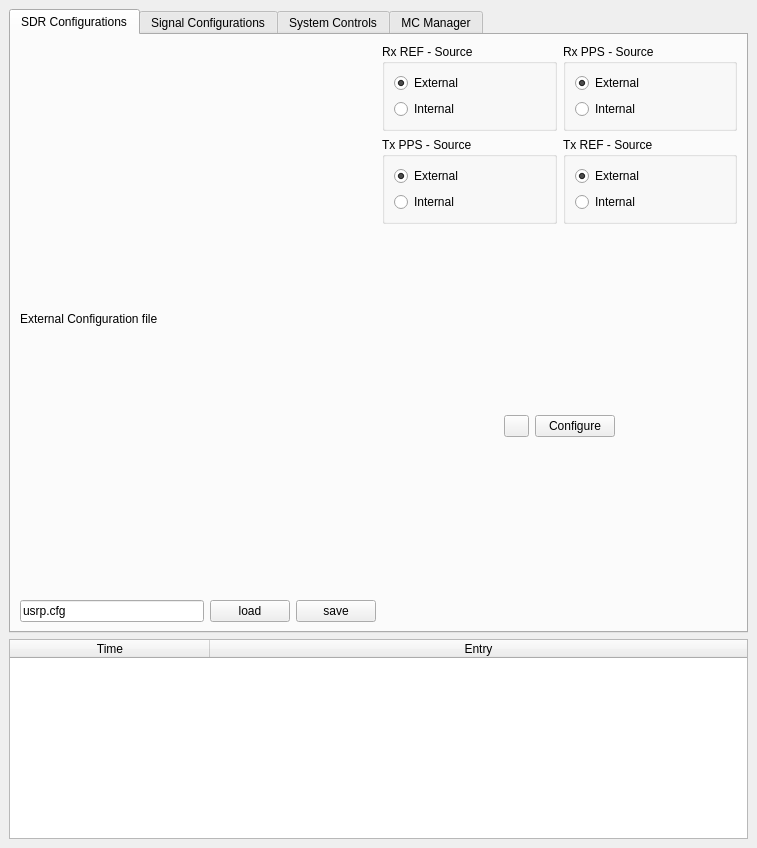
<?xml version="1.0" encoding="UTF-8"?>
<ui version="4.0">
 <class>mainGUI</class>
 <widget class="QMainWindow" name="mainGUI">
  <property name="geometry">
   <rect>
    <x>0</x>
    <y>0</y>
    <width>757</width>
    <height>848</height>
   </rect>
  </property>
  <property name="windowTitle">
   <string>mainGUI</string>
  </property>
  <widget class="QWidget" name="centralwidget">
   <property name="sizePolicy">
    <sizepolicy hsizetype="Expanding" vsizetype="Expanding">
     <horstretch>1</horstretch>
     <verstretch>1</verstretch>
    </sizepolicy>
   </property>
   <property name="maximumSize">
    <size>
     <width>16777215</width>
     <height>16777215</height>
    </size>
   </property>
   <property name="autoFillBackground">
    <bool>false</bool>
   </property>
   <layout class="QVBoxLayout" name="verticalLayout_5">
    <item>
     <widget class="QTabWidget" name="tabWidget">
      <property name="sizePolicy">
       <sizepolicy hsizetype="Expanding" vsizetype="Expanding">
        <horstretch>1</horstretch>
        <verstretch>1</verstretch>
       </sizepolicy>
      </property>
      <property name="minimumSize">
       <size>
        <width>0</width>
        <height>0</height>
       </size>
      </property>
      <property name="maximumSize">
       <size>
        <width>16777215</width>
        <height>16777215</height>
       </size>
      </property>
      <property name="currentIndex">
       <number>0</number>
      </property>
      <widget class="QWidget" name="tab">
       <property name="sizePolicy">
        <sizepolicy hsizetype="Expanding" vsizetype="Expanding">
         <horstretch>0</horstretch>
         <verstretch>0</verstretch>
        </sizepolicy>
       </property>
       <attribute name="title">
        <string>SDR Configurations</string>
       </attribute>
       <layout class="QGridLayout" name="gridLayout_2">
        <item row="0" column="0">
         <layout class="QHBoxLayout" name="horizontalLayout_16">
          <item>
           <layout class="QVBoxLayout" name="verticalLayout_12">
            <property name="sizeConstraint">
             <enum>QLayout::SetNoConstraint</enum>
            </property>
            <item>
             <layout class="QVBoxLayout" name="verticalLayout_3">
              <item>
               <widget class="QLabel" name="label_3">
                <property name="text">
                 <string>External Configuration file</string>
                </property>
               </widget>
              </item>
              <item>
               <layout class="QHBoxLayout" name="horizontalLayout_3">
                <item>
                 <widget class="QLineEdit" name="lineEdit_cfg_file">
                  <property name="inputMask">
                   <string/>
                  </property>
                  <property name="text">
                   <string>usrp.cfg</string>
                  </property>
                 </widget>
                </item>
                <item>
                 <widget class="QPushButton" name="button_load_cfg">
                  <property name="text">
                   <string>load</string>
                  </property>
                 </widget>
                </item>
                <item>
                 <widget class="QPushButton" name="button_save_cf">
                  <property name="text">
                   <string>save</string>
                  </property>
                 </widget>
                </item>
               </layout>
              </item>
             </layout>
            </item>
           </layout>
          </item>
          <item>
           <layout class="QVBoxLayout" name="verticalLayout_10">
            <property name="sizeConstraint">
             <enum>QLayout::SetNoConstraint</enum>
            </property>
            <item>
             <layout class="QHBoxLayout" name="horizontalLayout">
              <item>
               <widget class="QGroupBox" name="groupBox_rx_ref">
                <property name="title">
                 <string>Rx REF - Source</string>
                </property>
                <property name="checkable">
                 <bool>false</bool>
                </property>
                <layout class="QVBoxLayout" name="verticalLayout_14">
                 <item>
                  <widget class="QRadioButton" name="rbutton_tx_ref_ext_3">
                   <property name="text">
                    <string>External</string>
                   </property>
                   <property name="checked">
                    <bool>true</bool>
                   </property>
                   <property name="autoExclusive">
                    <bool>true</bool>
                   </property>
                   <attribute name="buttonGroup">
                    <string notr="true">buttonGroup_rx_ref</string>
                   </attribute>
                  </widget>
                 </item>
                 <item>
                  <widget class="QRadioButton" name="rbutton_tx_ref_int_3">
                   <property name="text">
                    <string>Internal</string>
                   </property>
                   <property name="autoExclusive">
                    <bool>true</bool>
                   </property>
                   <attribute name="buttonGroup">
                    <string notr="true">buttonGroup_rx_ref</string>
                   </attribute>
                  </widget>
                 </item>
                </layout>
               </widget>
              </item>
              <item>
               <widget class="QGroupBox" name="groupBox_rx_pps">
                <property name="title">
                 <string>Rx PPS - Source</string>
                </property>
                <property name="checkable">
                 <bool>false</bool>
                </property>
                <layout class="QVBoxLayout" name="verticalLayout_13">
                 <item>
                  <widget class="QRadioButton" name="rbutton_rx_pps_ext">
                   <property name="text">
                    <string>External</string>
                   </property>
                   <property name="checked">
                    <bool>true</bool>
                   </property>
                   <property name="autoExclusive">
                    <bool>true</bool>
                   </property>
                   <attribute name="buttonGroup">
                    <string notr="true">buttonGroup_rx_pps</string>
                   </attribute>
                  </widget>
                 </item>
                 <item>
                  <widget class="QRadioButton" name="rbutton_rx_pps_int">
                   <property name="text">
                    <string>Internal</string>
                   </property>
                   <property name="autoExclusive">
                    <bool>true</bool>
                   </property>
                   <attribute name="buttonGroup">
                    <string notr="true">buttonGroup_rx_pps</string>
                   </attribute>
                  </widget>
                 </item>
                </layout>
               </widget>
              </item>
             </layout>
            </item>
            <item>
             <layout class="QHBoxLayout" name="horizontalLayout_2">
              <item>
               <widget class="QGroupBox" name="groupBox_tx_pps">
                <property name="title">
                 <string>Tx PPS - Source</string>
                </property>
                <property name="checkable">
                 <bool>false</bool>
                </property>
                <layout class="QVBoxLayout" name="verticalLayout_15">
                 <item>
                  <widget class="QRadioButton" name="rbutton_tx_pps_ext">
                   <property name="text">
                    <string>External</string>
                   </property>
                   <property name="checked">
                    <bool>true</bool>
                   </property>
                   <property name="autoExclusive">
                    <bool>true</bool>
                   </property>
                   <attribute name="buttonGroup">
                    <string notr="true">buttonGroup_tx_pps</string>
                   </attribute>
                  </widget>
                 </item>
                 <item>
                  <widget class="QRadioButton" name="rbutton_tx_pps_int">
                   <property name="text">
                    <string>Internal</string>
                   </property>
                   <property name="autoExclusive">
                    <bool>true</bool>
                   </property>
                   <attribute name="buttonGroup">
                    <string notr="true">buttonGroup_tx_pps</string>
                   </attribute>
                  </widget>
                 </item>
                </layout>
               </widget>
              </item>
              <item>
               <widget class="QGroupBox" name="groupBox_tx_ref">
                <property name="title">
                 <string>Tx REF - Source</string>
                </property>
                <property name="checkable">
                 <bool>false</bool>
                </property>
                <layout class="QVBoxLayout" name="verticalLayout_16">
                 <item>
                  <widget class="QRadioButton" name="rbutton_tx_ref_ext">
                   <property name="text">
                    <string>External</string>
                   </property>
                   <property name="checked">
                    <bool>true</bool>
                   </property>
                   <property name="autoExclusive">
                    <bool>true</bool>
                   </property>
                   <attribute name="buttonGroup">
                    <string notr="true">buttonGroup_tx_ref</string>
                   </attribute>
                  </widget>
                 </item>
                 <item>
                  <widget class="QRadioButton" name="rbutton_tx_ref_int">
                   <property name="text">
                    <string>Internal</string>
                   </property>
                   <property name="autoExclusive">
                    <bool>true</bool>
                   </property>
                   <attribute name="buttonGroup">
                    <string notr="true">buttonGroup_tx_ref</string>
                   </attribute>
                  </widget>
                 </item>
                </layout>
               </widget>
              </item>
             </layout>
            </item>
            <item>
             <spacer name="verticalSpacer_3">
              <property name="orientation">
               <enum>Qt::Vertical</enum>
              </property>
              <property name="sizeHint" stdset="0">
               <size>
                <width>20</width>
                <height>40</height>
               </size>
              </property>
             </spacer>
            </item>
            <item>
             <layout class="QHBoxLayout" name="configure_button_layout">
              <item>
               <spacer name="horizontalSpacer_12">
                <property name="orientation">
                 <enum>Qt::Horizontal</enum>
                </property>
                <property name="sizeHint" stdset="0">
                 <size>
                  <width>40</width>
                  <height>20</height>
                 </size>
                </property>
               </spacer>
              </item>
              <item>
               <widget class="QPushButton" name="indicator_configuration_set">
                <property name="maximumSize">
                 <size>
                  <width>25</width>
                  <height>16777215</height>
                 </size>
                </property>
                <property name="text">
                 <string/>
                </property>
               </widget>
              </item>
              <item>
               <widget class="QPushButton" name="button_apply_config">
                <property name="text">
                 <string>Configure</string>
                </property>
               </widget>
              </item>
              <item>
               <spacer name="horizontalSpacer_13">
                <property name="orientation">
                 <enum>Qt::Horizontal</enum>
                </property>
                <property name="sizeHint" stdset="0">
                 <size>
                  <width>40</width>
                  <height>20</height>
                 </size>
                </property>
               </spacer>
              </item>
             </layout>
            </item>
            <item>
             <spacer name="verticalSpacer_4">
              <property name="orientation">
               <enum>Qt::Vertical</enum>
              </property>
              <property name="sizeHint" stdset="0">
               <size>
                <width>20</width>
                <height>40</height>
               </size>
              </property>
             </spacer>
            </item>
           </layout>
          </item>
         </layout>
        </item>
       </layout>
      </widget>
      <widget class="QWidget" name="tab_2">
       <attribute name="title">
        <string>Signal Configurations</string>
       </attribute>
       <layout class="QGridLayout" name="gridLayout_3">
        <item row="0" column="0">
         <layout class="QHBoxLayout" name="horizontalLayout_21">
          <item>
           <widget class="QPushButton" name="indicator_sig_config">
            <property name="maximumSize">
             <size>
              <width>25</width>
              <height>16777215</height>
             </size>
            </property>
            <property name="palette">
             <palette>
              <active>
               <colorrole role="Button">
                <brush brushstyle="SolidPattern">
                 <color alpha="255">
                  <red>246</red>
                  <green>97</green>
                  <blue>81</blue>
                 </color>
                </brush>
               </colorrole>
              </active>
              <inactive>
               <colorrole role="Button">
                <brush brushstyle="SolidPattern">
                 <color alpha="255">
                  <red>246</red>
                  <green>97</green>
                  <blue>81</blue>
                 </color>
                </brush>
               </colorrole>
              </inactive>
              <disabled>
               <colorrole role="Button">
                <brush brushstyle="SolidPattern">
                 <color alpha="255">
                  <red>246</red>
                  <green>97</green>
                  <blue>81</blue>
                 </color>
                </brush>
               </colorrole>
              </disabled>
             </palette>
            </property>
            <property name="text">
             <string/>
            </property>
           </widget>
          </item>
          <item>
           <widget class="QLineEdit" name="lineEdit_sig_config">
            <property name="text">
             <string>/home/jr/workspace/caa_project/build-caa_project-Desktop_Qt_5_15_2_GCC_64bit-Debug/sys_last_params.mat</string>
            </property>
           </widget>
          </item>
          <item>
           <widget class="QPushButton" name="button_load_data">
            <property name="text">
             <string>Load</string>
            </property>
           </widget>
          </item>
         </layout>
        </item>
        <item row="1" column="0">
         <spacer name="verticalSpacer_2">
          <property name="orientation">
           <enum>Qt::Vertical</enum>
          </property>
          <property name="sizeHint" stdset="0">
           <size>
            <width>20</width>
            <height>40</height>
           </size>
          </property>
         </spacer>
        </item>
       </layout>
      </widget>
      <widget class="QWidget" name="tab_3">
       <attribute name="title">
        <string>System Controls</string>
       </attribute>
       <layout class="QGridLayout" name="gridLayout_4">
        <item row="0" column="0">
         <layout class="QVBoxLayout" name="verticalLayout_7">
          <item>
           <widget class="QGroupBox" name="groupBox_6">
            <property name="title">
             <string>Transmission</string>
            </property>
            <layout class="QHBoxLayout" name="horizontalLayout_19">
             <item>
              <widget class="QPushButton" name="indicator_tx_in_progress">
               <property name="maximumSize">
                <size>
                 <width>25</width>
                 <height>16777215</height>
                </size>
               </property>
               <property name="palette">
                <palette>
                 <active>
                  <colorrole role="Button">
                   <brush brushstyle="SolidPattern">
                    <color alpha="255">
                     <red>246</red>
                     <green>97</green>
                     <blue>81</blue>
                    </color>
                   </brush>
                  </colorrole>
                 </active>
                 <inactive>
                  <colorrole role="Button">
                   <brush brushstyle="SolidPattern">
                    <color alpha="255">
                     <red>246</red>
                     <green>97</green>
                     <blue>81</blue>
                    </color>
                   </brush>
                  </colorrole>
                 </inactive>
                 <disabled>
                  <colorrole role="Button">
                   <brush brushstyle="SolidPattern">
                    <color alpha="255">
                     <red>246</red>
                     <green>97</green>
                     <blue>81</blue>
                    </color>
                   </brush>
                  </colorrole>
                 </disabled>
                </palette>
               </property>
               <property name="text">
                <string/>
               </property>
              </widget>
             </item>
             <item>
              <widget class="QLabel" name="label_tx_duration">
               <property name="minimumSize">
                <size>
                 <width>60</width>
                 <height>0</height>
                </size>
               </property>
               <property name="maximumSize">
                <size>
                 <width>60</width>
                 <height>16777215</height>
                </size>
               </property>
               <property name="text">
                <string>00:00:00</string>
               </property>
              </widget>
             </item>
             <item>
              <widget class="QPushButton" name="button_transmit">
               <property name="enabled">
                <bool>false</bool>
               </property>
               <property name="text">
                <string>start</string>
               </property>
              </widget>
             </item>
             <item>
              <widget class="QPushButton" name="button_tx_stop">
               <property name="text">
                <string>stop</string>
               </property>
              </widget>
             </item>
            </layout>
           </widget>
          </item>
          <item>
           <widget class="QGroupBox" name="groupBox_5">
            <property name="title">
             <string>Reception</string>
            </property>
            <layout class="QVBoxLayout" name="verticalLayout_22">
             <item>
              <layout class="QHBoxLayout" name="horizontalLayout_22">
               <item>
                <widget class="QPushButton" name="indicator_rx_in_progress">
                 <property name="maximumSize">
                  <size>
                   <width>25</width>
                   <height>16777215</height>
                  </size>
                 </property>
                 <property name="palette">
                  <palette>
                   <active>
                    <colorrole role="Button">
                     <brush brushstyle="SolidPattern">
                      <color alpha="255">
                       <red>246</red>
                       <green>97</green>
                       <blue>81</blue>
                      </color>
                     </brush>
                    </colorrole>
                   </active>
                   <inactive>
                    <colorrole role="Button">
                     <brush brushstyle="SolidPattern">
                      <color alpha="255">
                       <red>246</red>
                       <green>97</green>
                       <blue>81</blue>
                      </color>
                     </brush>
                    </colorrole>
                   </inactive>
                   <disabled>
                    <colorrole role="Button">
                     <brush brushstyle="SolidPattern">
                      <color alpha="255">
                       <red>246</red>
                       <green>97</green>
                       <blue>81</blue>
                      </color>
                     </brush>
                    </colorrole>
                   </disabled>
                  </palette>
                 </property>
                 <property name="text">
                  <string/>
                 </property>
                </widget>
               </item>
               <item>
                <widget class="QLabel" name="label_rx_duration">
                 <property name="minimumSize">
                  <size>
                   <width>60</width>
                   <height>0</height>
                  </size>
                 </property>
                 <property name="maximumSize">
                  <size>
                   <width>60</width>
                   <height>16777215</height>
                  </size>
                 </property>
                 <property name="text">
                  <string>00:00:00</string>
                 </property>
                </widget>
               </item>
               <item>
                <widget class="QPushButton" name="button_receive">
                 <property name="text">
                  <string>Start</string>
                 </property>
                </widget>
               </item>
               <item>
                <widget class="QPushButton" name="button_rx_stop">
                 <property name="text">
                  <string>Stop</string>
                 </property>
                </widget>
               </item>
              </layout>
             </item>
            </layout>
           </widget>
          </item>
          <item>
           <widget class="QGroupBox" name="groupBox_7">
            <property name="title">
             <string>Rx Buffer</string>
            </property>
            <layout class="QVBoxLayout" name="verticalLayout_24">
             <item>
              <layout class="QHBoxLayout" name="horizontalLayout_25">
               <item>
                <layout class="QVBoxLayout" name="verticalLayout_23">
                 <item>
                  <widget class="QLabel" name="label_9">
                   <property name="text">
                    <string>Total Received Samples</string>
                   </property>
                  </widget>
                 </item>
                 <item>
                  <widget class="QLineEdit" name="lineEdit_rx_sample_count"/>
                 </item>
                </layout>
               </item>
               <item>
                <layout class="QVBoxLayout" name="verticalLayout">
                 <item>
                  <widget class="QLabel" name="label_15">
                   <property name="text">
                    <string>Samples to capture (-1 for all)</string>
                   </property>
                  </widget>
                 </item>
                 <item>
                  <layout class="QHBoxLayout" name="horizontalLayout_24">
                   <item>
                    <widget class="QSpinBox" name="spinBox_capture_samples">
                     <property name="minimum">
                      <number>-1</number>
                     </property>
                     <property name="maximum">
                      <number>10000</number>
                     </property>
                     <property name="value">
                      <number>10</number>
                     </property>
                    </widget>
                   </item>
                   <item>
                    <widget class="QLabel" name="label_10">
                     <property name="text">
                      <string>ksamples</string>
                     </property>
                    </widget>
                   </item>
                  </layout>
                 </item>
                </layout>
               </item>
              </layout>
             </item>
             <item>
              <layout class="QHBoxLayout" name="horizontalLayout_23">
               <item>
                <layout class="QVBoxLayout" name="verticalLayout_25">
                 <item>
                  <widget class="QLabel" name="label_11">
                   <property name="text">
                    <string>File path</string>
                   </property>
                  </widget>
                 </item>
                 <item>
                  <layout class="QHBoxLayout" name="horizontalLayout_17">
                   <item>
                    <widget class="QLineEdit" name="lineEdit_buffer_file_capture_path">
                     <property name="text">
                      <string>rx_captured_data.dat</string>
                     </property>
                    </widget>
                   </item>
                   <item>
                    <widget class="QPushButton" name="button_write_buffer_to_file">
                     <property name="enabled">
                      <bool>false</bool>
                     </property>
                     <property name="text">
                      <string>Capture</string>
                     </property>
                    </widget>
                   </item>
                   <item>
                    <widget class="QPushButton" name="indicator_captured_buffer">
                     <property name="maximumSize">
                      <size>
                       <width>25</width>
                       <height>16777215</height>
                      </size>
                     </property>
                     <property name="text">
                      <string/>
                     </property>
                    </widget>
                   </item>
                  </layout>
                 </item>
                </layout>
               </item>
              </layout>
             </item>
             <item>
              <widget class="QCustomPlot" name="captured_sig_plot" native="true">
               <property name="sizePolicy">
                <sizepolicy hsizetype="Expanding" vsizetype="Expanding">
                 <horstretch>0</horstretch>
                 <verstretch>0</verstretch>
                </sizepolicy>
               </property>
               <property name="minimumSize">
                <size>
                 <width>0</width>
                 <height>200</height>
                </size>
               </property>
              </widget>
             </item>
            </layout>
           </widget>
          </item>
         </layout>
        </item>
       </layout>
      </widget>
      <widget class="QWidget" name="tab_4">
       <attribute name="title">
        <string>MC Manager</string>
       </attribute>
       <layout class="QGridLayout" name="gridLayout_5">
        <item row="0" column="0">
         <layout class="QHBoxLayout" name="horizontalLayout_18">
          <item>
           <layout class="QGridLayout" name="gridLayout_mcs">
            <item row="0" column="0">
             <layout class="QHBoxLayout" name="horizontalLayout_20">
              <item>
               <layout class="QVBoxLayout" name="verticalLayout_11">
                <item>
                 <spacer name="verticalSpacer_6">
                  <property name="orientation">
                   <enum>Qt::Vertical</enum>
                  </property>
                  <property name="sizeHint" stdset="0">
                   <size>
                    <width>20</width>
                    <height>40</height>
                   </size>
                  </property>
                 </spacer>
                </item>
                <item>
                 <widget class="QPushButton" name="pushButton">
                  <property name="text">
                   <string>Find MCs</string>
                  </property>
                 </widget>
                </item>
                <item>
                 <widget class="QPushButton" name="button_generate_mc_controls">
                  <property name="text">
                   <string>Connect All</string>
                  </property>
                 </widget>
                </item>
                <item>
                 <widget class="QPushButton" name="button_disconnect">
                  <property name="text">
                   <string>Disconnect</string>
                  </property>
                 </widget>
                </item>
                <item>
                 <spacer name="verticalSpacer_5">
                  <property name="orientation">
                   <enum>Qt::Vertical</enum>
                  </property>
                  <property name="sizeHint" stdset="0">
                   <size>
                    <width>20</width>
                    <height>40</height>
                   </size>
                  </property>
                 </spacer>
                </item>
               </layout>
              </item>
              <item>
               <layout class="QVBoxLayout" name="verticalLayout_26">
                <item>
                 <widget class="QLabel" name="label_23">
                  <property name="text">
                   <string>Available Device Ports</string>
                  </property>
                 </widget>
                </item>
                <item>
                 <widget class="QListWidget" name="listWidget_available_devices"/>
                </item>
               </layout>
              </item>
             </layout>
            </item>
           </layout>
          </item>
         </layout>
        </item>
       </layout>
      </widget>
     </widget>
    </item>
    <item>
     <widget class="QTableWidget" name="tableWidget_status">
      <property name="sizePolicy">
       <sizepolicy hsizetype="Expanding" vsizetype="Expanding">
        <horstretch>0</horstretch>
        <verstretch>0</verstretch>
       </sizepolicy>
      </property>
      <property name="minimumSize">
       <size>
        <width>0</width>
        <height>200</height>
       </size>
      </property>
      <property name="maximumSize">
       <size>
        <width>16777215</width>
        <height>400</height>
       </size>
      </property>
      <property name="selectionBehavior">
       <enum>QAbstractItemView::SelectRows</enum>
      </property>
      <property name="columnCount">
       <number>2</number>
      </property>
      <attribute name="horizontalHeaderDefaultSectionSize">
       <number>200</number>
      </attribute>
      <attribute name="horizontalHeaderStretchLastSection">
       <bool>true</bool>
      </attribute>
      <column>
       <property name="text">
        <string>Time</string>
       </property>
      </column>
      <column>
       <property name="text">
        <string>Entry</string>
       </property>
      </column>
     </widget>
    </item>
   </layout>
  </widget>
  <widget class="QMenuBar" name="menubar">
   <property name="geometry">
    <rect>
     <x>0</x>
     <y>0</y>
     <width>757</width>
     <height>22</height>
    </rect>
   </property>
  </widget>
 </widget>
 <customwidgets>
  <customwidget>
   <class>QCustomPlot</class>
   <extends>QWidget</extends>
   <header>qcustomplot.h</header>
   <container>1</container>
  </customwidget>
 </customwidgets>
 <resources/>
 <connections/>
 <buttongroups>
  <buttongroup name="buttonGroup_rx_pps"/>
  <buttongroup name="buttonGroup_rx_ref"/>
  <buttongroup name="buttonGroup_tx_pps"/>
  <buttongroup name="buttonGroup_tx_ref"/>
 </buttongroups>
</ui>
